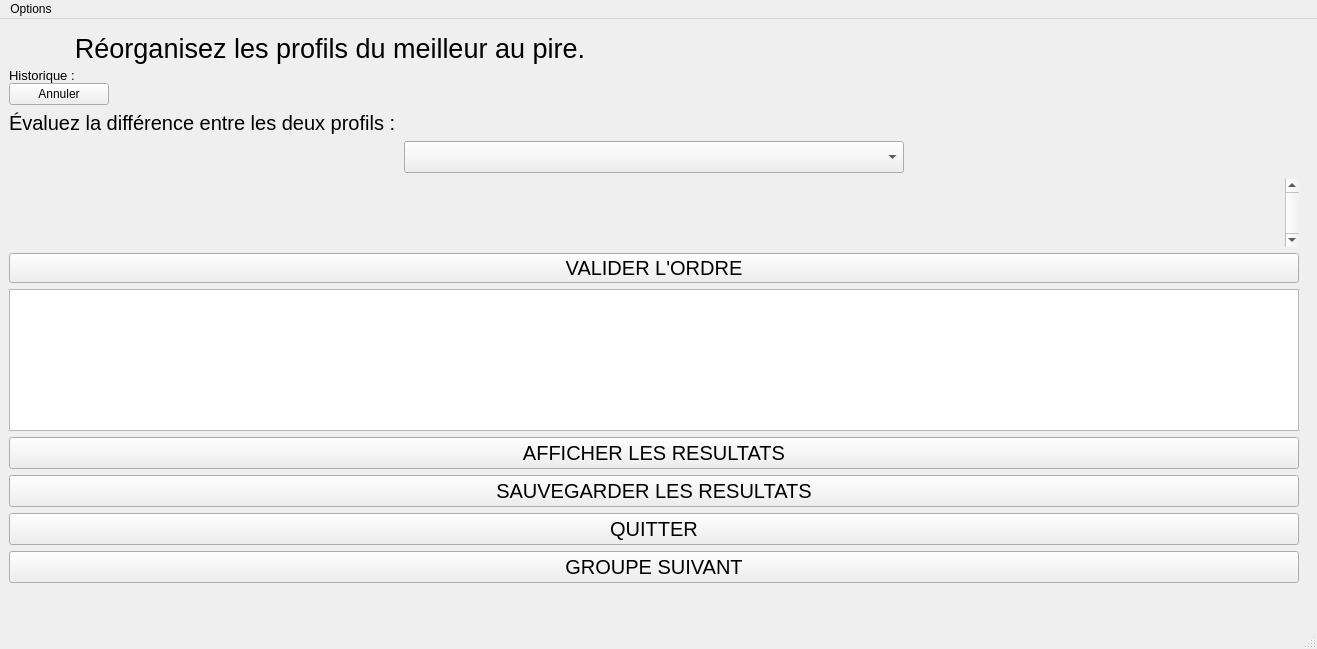
<?xml version="1.0" encoding="UTF-8"?>
<ui version="4.0">
 <class>MainWindow</class>
 <widget class="QMainWindow" name="MainWindow">
  <property name="geometry">
   <rect>
    <x>0</x>
    <y>0</y>
    <width>1317</width>
    <height>649</height>
   </rect>
  </property>
  <property name="windowTitle">
   <string>MainWindow</string>
  </property>
  <widget class="QWidget" name="centralwidget">
   <layout class="QVBoxLayout" name="verticalLayout">
    <item>
     <layout class="QGridLayout" name="gridLayout_2">
      <property name="verticalSpacing">
       <number>0</number>
      </property>
      <item row="1" column="0">
       <widget class="QLabel" name="historique">
        <property name="maximumSize">
         <size>
          <width>1920</width>
          <height>1000</height>
         </size>
        </property>
        <property name="font">
         <font>
          <family>Segoe UI</family>
          <pointsize>10</pointsize>
         </font>
        </property>
        <property name="text">
         <string>Historique :</string>
        </property>
        <property name="alignment">
         <set>Qt::AlignLeading|Qt::AlignLeft|Qt::AlignTop</set>
        </property>
       </widget>
      </item>
      <item row="4" column="0" colspan="2">
       <layout class="QGridLayout" name="gridLayout_4">
        <property name="verticalSpacing">
         <number>6</number>
        </property>
        <item row="0" column="0">
         <widget class="QPushButton" name="undo">
          <property name="maximumSize">
           <size>
            <width>100</width>
            <height>16777215</height>
           </size>
          </property>
          <property name="text">
           <string>Annuler</string>
          </property>
         </widget>
        </item>
        <item row="8" column="0">
         <layout class="QHBoxLayout" name="gridRank"/>
        </item>
        <item row="4" column="0">
         <layout class="QGridLayout" name="gridTest"/>
        </item>
        <item row="5" column="0">
         <widget class="QScrollArea" name="scrollArea">
          <property name="maximumSize">
           <size>
            <width>1920</width>
            <height>1080</height>
           </size>
          </property>
          <property name="frameShape">
           <enum>QFrame::NoFrame</enum>
          </property>
          <property name="frameShadow">
           <enum>QFrame::Plain</enum>
          </property>
          <property name="lineWidth">
           <number>0</number>
          </property>
          <property name="verticalScrollBarPolicy">
           <enum>Qt::ScrollBarAlwaysOn</enum>
          </property>
          <property name="widgetResizable">
           <bool>true</bool>
          </property>
          <widget class="QWidget" name="scrollAreaWidgetContents">
           <property name="geometry">
            <rect>
             <x>0</x>
             <y>0</y>
             <width>1269</width>
             <height>69</height>
            </rect>
           </property>
           <property name="maximumSize">
            <size>
             <width>16777215</width>
             <height>1000</height>
            </size>
           </property>
           <widget class="QWidget" name="layoutWidget_2">
            <property name="geometry">
             <rect>
              <x>20</x>
              <y>10</y>
              <width>851</width>
              <height>486</height>
             </rect>
            </property>
            <layout class="QGridLayout" name="gridLayout">
             <property name="topMargin">
              <number>30</number>
             </property>
             <property name="spacing">
              <number>1</number>
             </property>
            </layout>
           </widget>
          </widget>
         </widget>
        </item>
        <item row="9" column="0">
         <widget class="QPushButton" name="valider">
          <property name="minimumSize">
           <size>
            <width>0</width>
            <height>30</height>
           </size>
          </property>
          <property name="font">
           <font>
            <family>Segoe UI</family>
            <pointsize>15</pointsize>
           </font>
          </property>
          <property name="text">
           <string>VALIDER L'ORDRE</string>
          </property>
         </widget>
        </item>
        <item row="1" column="0">
         <widget class="QLabel" name="label_eval">
          <property name="maximumSize">
           <size>
            <width>16777215</width>
            <height>50</height>
           </size>
          </property>
          <property name="font">
           <font>
            <family>Segoe UI</family>
            <pointsize>15</pointsize>
           </font>
          </property>
          <property name="text">
           <string>Évaluez la différence entre les deux profils :</string>
          </property>
         </widget>
        </item>
        <item row="13" column="0">
         <widget class="QPushButton" name="suite">
          <property name="font">
           <font>
            <family>Segoe UI</family>
            <pointsize>15</pointsize>
           </font>
          </property>
          <property name="text">
           <string>AFFICHER LES RESULTATS</string>
          </property>
         </widget>
        </item>
        <item row="3" column="0" alignment="Qt::AlignHCenter">
         <widget class="QComboBox" name="comboBox">
          <property name="minimumSize">
           <size>
            <width>500</width>
            <height>0</height>
           </size>
          </property>
          <property name="maximumSize">
           <size>
            <width>500</width>
            <height>34</height>
           </size>
          </property>
          <property name="font">
           <font>
            <family>Segoe UI</family>
            <pointsize>15</pointsize>
           </font>
          </property>
          <property name="iconSize">
           <size>
            <width>500</width>
            <height>300</height>
           </size>
          </property>
         </widget>
        </item>
        <item row="15" column="0">
         <widget class="QPushButton" name="quit">
          <property name="font">
           <font>
            <family>Segoe UI</family>
            <pointsize>15</pointsize>
           </font>
          </property>
          <property name="text">
           <string>QUITTER</string>
          </property>
         </widget>
        </item>
        <item row="14" column="0">
         <widget class="QPushButton" name="save">
          <property name="font">
           <font>
            <family>Segoe UI</family>
            <pointsize>15</pointsize>
           </font>
          </property>
          <property name="text">
           <string>SAUVEGARDER LES RESULTATS</string>
          </property>
         </widget>
        </item>
        <item row="2" column="0">
         <layout class="QGridLayout" name="gridCompa">
          <property name="verticalSpacing">
           <number>0</number>
          </property>
         </layout>
        </item>
        <item row="16" column="0">
         <widget class="QPushButton" name="groupeSuivant">
          <property name="font">
           <font>
            <family>Segoe UI</family>
            <pointsize>15</pointsize>
           </font>
          </property>
          <property name="text">
           <string>GROUPE SUIVANT</string>
          </property>
         </widget>
        </item>
        <item row="11" column="0">
         <widget class="QTableWidget" name="tableWidget"/>
        </item>
       </layout>
      </item>
      <item row="0" column="0">
       <widget class="QLabel" name="label">
        <property name="minimumSize">
         <size>
          <width>300</width>
          <height>40</height>
         </size>
        </property>
        <property name="maximumSize">
         <size>
          <width>1920</width>
          <height>50</height>
         </size>
        </property>
        <property name="font">
         <font>
          <family>Segoe UI</family>
          <pointsize>20</pointsize>
          <weight>50</weight>
          <bold>false</bold>
         </font>
        </property>
        <property name="layoutDirection">
         <enum>Qt::LeftToRight</enum>
        </property>
        <property name="text">
         <string>Réorganisez les profils du meilleur au pire.</string>
        </property>
        <property name="alignment">
         <set>Qt::AlignCenter</set>
        </property>
       </widget>
      </item>
      <item row="11" column="2">
       <widget class="Line" name="line_2">
        <property name="baseSize">
         <size>
          <width>0</width>
          <height>0</height>
         </size>
        </property>
        <property name="font">
         <font>
          <pointsize>20</pointsize>
          <weight>50</weight>
          <bold>false</bold>
          <kerning>true</kerning>
         </font>
        </property>
        <property name="frameShadow">
         <enum>QFrame::Plain</enum>
        </property>
        <property name="lineWidth">
         <number>1</number>
        </property>
        <property name="orientation">
         <enum>Qt::Vertical</enum>
        </property>
       </widget>
      </item>
     </layout>
    </item>
    <item>
     <widget class="QLabel" name="labelValeur">
      <property name="maximumSize">
       <size>
        <width>50</width>
        <height>16777215</height>
       </size>
      </property>
      <property name="font">
       <font>
        <pointsize>15</pointsize>
       </font>
      </property>
      <property name="text">
       <string/>
      </property>
     </widget>
    </item>
    <item>
     <widget class="QStackedWidget" name="stackedWidget">
      <property name="maximumSize">
       <size>
        <width>1920</width>
        <height>1080</height>
       </size>
      </property>
      <property name="autoFillBackground">
       <bool>true</bool>
      </property>
      <property name="currentIndex">
       <number>1</number>
      </property>
      <widget class="QWidget" name="page_7">
       <widget class="QLabel" name="text_1">
        <property name="geometry">
         <rect>
          <x>220</x>
          <y>0</y>
          <width>881</width>
          <height>61</height>
         </rect>
        </property>
        <property name="font">
         <font>
          <family>Segoe UI Light</family>
          <pointsize>15</pointsize>
         </font>
        </property>
        <property name="text">
         <string>Vous allez être amenés à classer 20 profils de joueurs évalués selon quatre critères de performance.</string>
        </property>
       </widget>
       <widget class="QLabel" name="text_2">
        <property name="geometry">
         <rect>
          <x>220</x>
          <y>50</y>
          <width>911</width>
          <height>81</height>
         </rect>
        </property>
        <property name="font">
         <font>
          <family>Segoe UI Light</family>
          <pointsize>15</pointsize>
         </font>
        </property>
        <property name="text">
         <string>Les profils sont proposés dans un ordre aléatoire. Pour modifier le classement d'un profil, 
cliquez dessus et faites le glisser sur le profil à droite de l'emplacement désiré.</string>
        </property>
       </widget>
       <widget class="QLabel" name="text_3">
        <property name="geometry">
         <rect>
          <x>220</x>
          <y>130</y>
          <width>1071</width>
          <height>111</height>
         </rect>
        </property>
        <property name="font">
         <font>
          <family>Segoe UI Light</family>
          <pointsize>15</pointsize>
         </font>
        </property>
        <property name="text">
         <string>Les profils sont à classer du meilleur au pire. 
Une fois le classement effectué, il vous faudra choisir l'intensité de votre différence de préférence entre deux profils consécutifs.</string>
        </property>
       </widget>
       <widget class="QPushButton" name="cont">
        <property name="geometry">
         <rect>
          <x>500</x>
          <y>450</y>
          <width>330</width>
          <height>50</height>
         </rect>
        </property>
        <property name="font">
         <font>
          <family>Segoe UI Light</family>
          <pointsize>15</pointsize>
         </font>
        </property>
        <property name="text">
         <string>Continuer</string>
        </property>
       </widget>
       <widget class="QProgressBar" name="progressBar">
        <property name="geometry">
         <rect>
          <x>27</x>
          <y>300</y>
          <width>161</width>
          <height>23</height>
         </rect>
        </property>
        <property name="styleSheet">
         <string notr="true">
QProgressBar::chunk {background-color:qlineargradient(spread:pad, x1:0, y1:0, x2:1, y2:1, stop:1 rgba(97, 97, 97, 117));width: 9px;font-size: 18px;}
</string>
        </property>
        <property name="value">
         <number>100</number>
        </property>
        <property name="textVisible">
         <bool>false</bool>
        </property>
       </widget>
       <widget class="QLabel" name="text_4">
        <property name="geometry">
         <rect>
          <x>220</x>
          <y>290</y>
          <width>991</width>
          <height>31</height>
         </rect>
        </property>
        <property name="font">
         <font>
          <family>Segoe UI Light</family>
          <pointsize>15</pointsize>
         </font>
        </property>
        <property name="text">
         <string>Les critères sont qualitatifs et représentés par des jauges : plus la jauge est remplie, meilleures sont les performances.</string>
        </property>
       </widget>
       <widget class="QLabel" name="text_5">
        <property name="geometry">
         <rect>
          <x>220</x>
          <y>340</y>
          <width>1081</width>
          <height>60</height>
         </rect>
        </property>
        <property name="font">
         <font>
          <family>Segoe UI Light</family>
          <pointsize>15</pointsize>
         </font>
        </property>
        <property name="text">
         <string>Par exemple, si la jauge associée au critère &quot;fréquence de blessures&quot; est remplie, cela signifie que le joueur se blesse rarement.</string>
        </property>
       </widget>
       <widget class="QPushButton" name="exProfil">
        <property name="geometry">
         <rect>
          <x>10</x>
          <y>50</y>
          <width>181</width>
          <height>101</height>
         </rect>
        </property>
        <property name="text">
         <string/>
        </property>
        <property name="iconSize">
         <size>
          <width>180</width>
          <height>115</height>
         </size>
        </property>
       </widget>
       <widget class="QLabel" name="labelExProfil">
        <property name="geometry">
         <rect>
          <x>50</x>
          <y>160</y>
          <width>101</width>
          <height>16</height>
         </rect>
        </property>
        <property name="font">
         <font>
          <family>Segoe UI Light</family>
          <italic>true</italic>
         </font>
        </property>
        <property name="text">
         <string>Exemple de profil</string>
        </property>
       </widget>
       <widget class="QLabel" name="label_crit1">
        <property name="geometry">
         <rect>
          <x>40</x>
          <y>297</y>
          <width>141</width>
          <height>31</height>
         </rect>
        </property>
        <property name="text">
         <string>FREQUENCE DE BLESSURES</string>
        </property>
       </widget>
       <widget class="QProgressBar" name="progressBar_2">
        <property name="geometry">
         <rect>
          <x>30</x>
          <y>360</y>
          <width>161</width>
          <height>23</height>
         </rect>
        </property>
        <property name="styleSheet">
         <string notr="true">QProgressBar::chunk {background-color:qlineargradient(spread:pad, x1:0, y1:0, x2:1, y2:1, stop:1 rgba(97, 97, 97, 117));width: 9px;font-size: 18px;}</string>
        </property>
        <property name="value">
         <number>25</number>
        </property>
        <property name="textVisible">
         <bool>false</bool>
        </property>
       </widget>
       <widget class="QLabel" name="label_crit2">
        <property name="geometry">
         <rect>
          <x>40</x>
          <y>357</y>
          <width>141</width>
          <height>31</height>
         </rect>
        </property>
        <property name="text">
         <string>NOMBRE DE BUTS</string>
        </property>
       </widget>
      </widget>
      <widget class="QWidget" name="page_8">
       <widget class="QPushButton" name="begin">
        <property name="geometry">
         <rect>
          <x>550</x>
          <y>190</y>
          <width>241</width>
          <height>111</height>
         </rect>
        </property>
        <property name="font">
         <font>
          <family>Segoe UI Light</family>
          <pointsize>18</pointsize>
          <weight>75</weight>
          <italic>false</italic>
          <bold>true</bold>
         </font>
        </property>
        <property name="text">
         <string>Commencer</string>
        </property>
       </widget>
       <widget class="QLabel" name="title">
        <property name="geometry">
         <rect>
          <x>450</x>
          <y>30</y>
          <width>651</width>
          <height>121</height>
         </rect>
        </property>
        <property name="font">
         <font>
          <family>Segoe UI Light</family>
          <pointsize>20</pointsize>
          <underline>false</underline>
          <kerning>true</kerning>
         </font>
        </property>
        <property name="text">
         <string>Élicitation d'un modèle de préférences</string>
        </property>
       </widget>
       <widget class="QPushButton" name="pushButton">
        <property name="geometry">
         <rect>
          <x>350</x>
          <y>140</y>
          <width>321</width>
          <height>41</height>
         </rect>
        </property>
        <property name="font">
         <font>
          <pointsize>15</pointsize>
         </font>
        </property>
        <property name="text">
         <string>Charger des données</string>
        </property>
       </widget>
      </widget>
      <widget class="QWidget" name="page_9">
       <widget class="QLabel" name="text_6">
        <property name="geometry">
         <rect>
          <x>250</x>
          <y>100</y>
          <width>1181</width>
          <height>181</height>
         </rect>
        </property>
        <property name="font">
         <font>
          <family>Segoe UI Light</family>
          <pointsize>15</pointsize>
         </font>
        </property>
        <property name="text">
         <string>A présent, vous allez comparer deux à deux les profils que vous venez d'ordonner. 
Vous avez le choix entre 4 catégories sémantiques de différence d'attracivité: 
aucune différence  - différence faible - différence intermédiaire - différence forte.</string>
        </property>
       </widget>
       <widget class="QPushButton" name="cont2">
        <property name="geometry">
         <rect>
          <x>500</x>
          <y>300</y>
          <width>330</width>
          <height>50</height>
         </rect>
        </property>
        <property name="font">
         <font>
          <family>Segoe UI Light</family>
          <pointsize>15</pointsize>
         </font>
        </property>
        <property name="text">
         <string>Continuer...</string>
        </property>
       </widget>
      </widget>
     </widget>
    </item>
   </layout>
  </widget>
  <widget class="QMenuBar" name="menubar">
   <property name="geometry">
    <rect>
     <x>0</x>
     <y>0</y>
     <width>1317</width>
     <height>21</height>
    </rect>
   </property>
   <widget class="QMenu" name="menuOptions">
    <property name="title">
     <string>Options</string>
    </property>
    <addaction name="actionReset"/>
    <addaction name="actionQuitter"/>
    <addaction name="actionInstructions"/>
   </widget>
   <addaction name="menuOptions"/>
  </widget>
  <widget class="QStatusBar" name="statusbar"/>
  <action name="actionReset">
   <property name="text">
    <string>Réinitialiser</string>
   </property>
  </action>
  <action name="actionQuitter">
   <property name="text">
    <string>Quitter</string>
   </property>
  </action>
  <action name="actionInstructions">
   <property name="text">
    <string>Instructions</string>
   </property>
  </action>
 </widget>
 <resources/>
 <connections/>
</ui>
